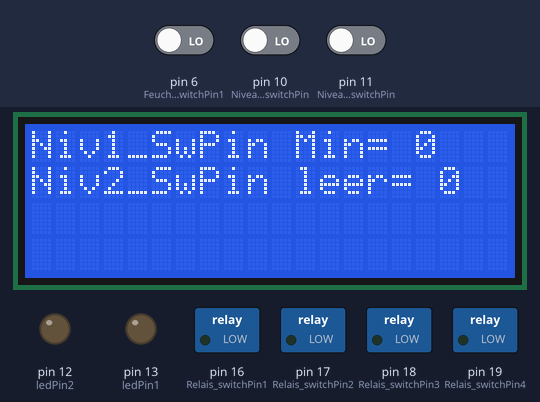
This sketch was run on a simulated Arduino Uno, built with avr-gcc and run on an emulated ATmega328P. Parts: 20×4 character LCD, switched loads named in the sketch (green lamp = pin HIGH), output pins drawn as LEDs (lit = HIGH). Inputs (shaded band) come from the test bench; at power-on: pin 6 (Feucht_Sensor_switchPin1) LOW, pin 10 (Niveau2_switchPin) LOW, pin 11 (Niveau1_switchPin) LOW. Pins used as bus, display or sensor lines are not drawn; what the sketch prints to the serial monitor is not drawn. At 53.5 s the program stops and its outputs stay as they are.

Above: at 1.7 s.
1.8 s: pin 6 (Feucht_Sensor_switchPin1) driven HIGH
At 6.4 s:
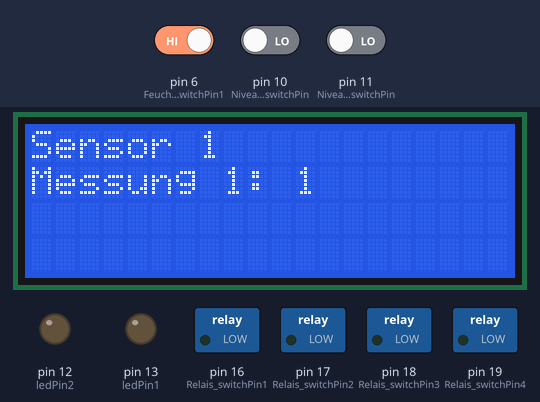
27.6 s: pin 6 (Feucht_Sensor_switchPin1) driven LOW
At 28.1 s:
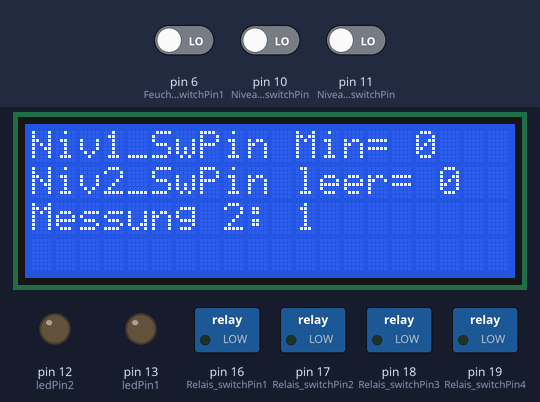
41.6 s: pin 10 (Niveau2_switchPin) driven HIGH and pin 11 (Niveau1_switchPin) driven HIGH
At 50.8 s:
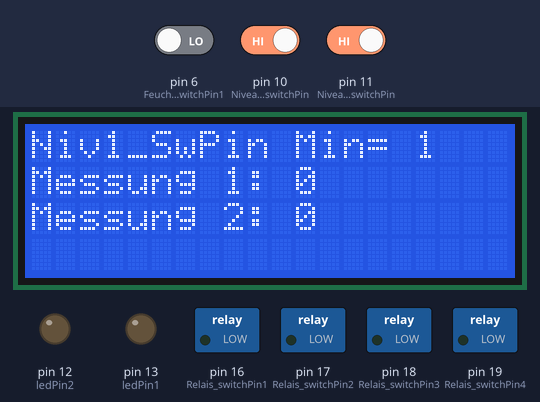
Timing chart, 0 to 54.5 s (numbered marks = the images above; inputs shaded):
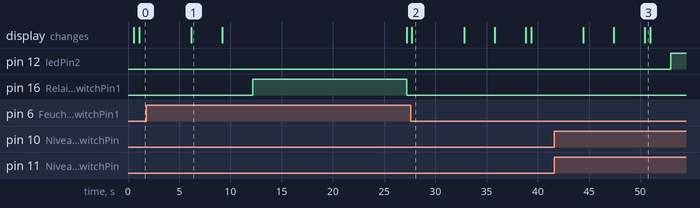

Measured:
- after the input at 1.8 s, pin 16 (Relais_switchPin1): LOW → HIGH after 10.4 s, → LOW 15.0 s later
- after the input at 27.6 s, pin 16 (Relais_switchPin1): stays LOW (without the input it goes to HIGH after 11.2 s)
- after the input at 41.6 s, pin 12 (ledPin2): LOW → HIGH after 11.4 s
- what the display in image 1 shows lasts 3.0 s, from 6.2 s to 9.2 s
- what the display in image 2 shows lasts 5.1 s, from 27.7 s to 32.8 s
- what the display in image 3 shows lasts 0.5 s, from 50.5 s to 51.0 s

The sketch:

Bewaesserung__V.08_mit_1_Senor_und_1_Relais.ino
```cpp
/*
  GENERATED mit ChatGPT mit Anpassungen für Erweiterungen
  The program first defines the pins used for the LED and the Niveau1_switch.
  In the setup() function, the LED pin is set to output, and the Niveau1_switch pin is set to input.
  In the loop() function, the program reads the current state of the Niveau1_switch.
  If the Niveau1_switch is triggered (i.e., its state is HIGH), the program turns on the LED, waits
  for 500ms using the delay() function, turns off the LED, and waits for another 500ms.
  The program then repeats this sequence until the Niveau1_witch is triggered again.
*/

#include <Wire.h>               // Wire Bibliothek hochladen f. Serial.print()
#include <LiquidCrystal_I2C.h>  // Vorher hinzugefügte LiquidCrystal_I2C by Frank Brabanda einbinden

const char blank_line_20[] = "                    "; // Konstante für das Löschen einer kompletten Zeile im Dislay

// Objekt lcd erzeugen an Adresse 0x27 mit 20 Zeichen und 4 Zeilen
LiquidCrystal_I2C lcd(0x27, 20, 4);


/* Arduino Pins
  Arduino Ausgangs Pins zu der Relaiskarte = Pins A2, A3, A4, A5 (16,17,18,19); Ausgänge Arduino = LOW --> Relais Spule = HIGH,
  und Relais-Ausgang = LOW (Normally Connected) ACHTUNG : Arduino Ausgänge mit Pulldown-Widerständen versehen!!!
*/
int Relais_switchPin1 = 16; // A2, Arduino-Pin low --> keine Spannung am Relais-Ausgang
int Relais_switchPin2 = 17; // A3, Arduino-Pin low --> keine Spannung am Relais-Ausgang
int Relais_switchPin3 = 18; // A4, Arduino-Pin low --> keine Spannung am Relais-Ausgang
int Relais_switchPin4 = 19; // A5, Arduino-Pin low --> keine Spannung am Relais-Ausgang

int ledPin1 = 13;            // LED connected to digital pin 13 (Niveau minimum)
int ledPin2 = 12;            // LED connected to digital pin 12 (Niveau leer)
int Niveau1_switchPin = 11;  // Niveau1_switch connected to digital pin 2  (Minimum Niveau)
int Niveau2_switchPin = 10;  // Niveau2_switch connected to digital pin 3 (leer)


// Arduino-Ausgangs-Pins Spannung für Feuchtigkeitssensoren mit Pulldown-Widerständen
int Feucht_Sensor_SpannungPin1 = 2;
int Feucht_Sensor_SpannungPin2 = 3;
int Feucht_Sensor_SpannungPin3 = 4;
int Feucht_Sensor_SpannungPin4 = 5;

// Arduino Eingangs-Pins der Feuchtigkeitssensoren
int Feucht_Sensor_switchPin1 = 6;
int Feucht_Sensor_switchPin2 = 7;
int Feucht_Sensor_switchPin3 = 8;
int Feucht_Sensor_switchPin4 = 9;

// Ausgelesene Werte der Feuchtigkeitssensoren 1...4 und Zweit-Auslesungen
int Feucht_Sensor_Value1 = 0;
int Feucht_Sensor_Value1_neu = 0; // Variable zum temporären Speichern des zweiten Auslesewertes
int Feucht_Sensor_Value2 = 0;
int Feucht_Sensor_Value2_neu = 0; // Variable zum temporären Speichern des zweiten Auslesewertes
int Feucht_Sensor_Value3 = 0;
int Feucht_Sensor_Value3_neu = 0; // Variable zum temporären Speichern des zweiten Auslesewertes
int Feucht_Sensor_Value4 = 0;
int Feucht_Sensor_Value4_neu = 0; // Variable zum temporären Speichern des zweiten Auslesewertes


int Pause_nach_Spannung = 3000; // Pause nach Einschalten der Spannung
int Pause_fuer_Pumpzeit = 15000; // Zeit,wie lange eine Pumoe eingeschaltet ist


void setup() {

  // Parameter für Serial-Monitor
  Serial.begin(115200);
  Serial.println("Start");
  delay(500);

  // Initialisieren der Arduino analog-Pins A2 - A5 als Output-Pins (Pins 16, 17, 18, 19)
  pinMode(Relais_switchPin1, OUTPUT);
  pinMode(Relais_switchPin2, OUTPUT);
  pinMode(Relais_switchPin3, OUTPUT);
  pinMode(Relais_switchPin4, OUTPUT);

  // Niveau-Schalter und Niveau-LEDs initialisieren
  pinMode(ledPin1, OUTPUT);           // sets the digital pin 13 as output (Minimum)
  pinMode(ledPin2, OUTPUT);           // sets the digital pin 13 as output (Minimum)
  pinMode(Niveau1_switchPin, INPUT);  // sets the digital pin 2 (Minimum Niveau) as input
  pinMode(Niveau2_switchPin, INPUT);  // sets the digital pin 3 (leer) as input

  //Arduino-Spannungs-Pins zu Feuchtgikeitssensoren als OUTPUT definieren
  pinMode(Feucht_Sensor_SpannungPin1, OUTPUT);
  pinMode(Feucht_Sensor_SpannungPin2, OUTPUT);
  pinMode(Feucht_Sensor_SpannungPin3, OUTPUT);
  pinMode(Feucht_Sensor_SpannungPin4, OUTPUT);

  // und auf LOW setzen
  digitalWrite(Feucht_Sensor_SpannungPin1, LOW);
  digitalWrite(Feucht_Sensor_SpannungPin2, LOW);
  digitalWrite(Feucht_Sensor_SpannungPin3, LOW);
  digitalWrite(Feucht_Sensor_SpannungPin4, LOW);

  // Variablen zum Auslesen des Feuchtigkeitsfühlers und der Zweit-Auslesungen auf 0 (Feucht) setzen:
  Feucht_Sensor_Value1 = 0;
  Feucht_Sensor_Value1_neu = 0;
  Feucht_Sensor_Value2 = 0;
  Feucht_Sensor_Value2_neu = 0;
  Feucht_Sensor_Value3 = 0;
  Feucht_Sensor_Value3_neu = 0;
  Feucht_Sensor_Value4 = 0;
  Feucht_Sensor_Value4_neu = 0;

  // Relais alle auf LOW schalten
  digitalWrite(Relais_switchPin1, LOW);
  digitalWrite(Relais_switchPin2, LOW);
  digitalWrite(Relais_switchPin3, LOW);
  digitalWrite(Relais_switchPin4, LOW);

  lcd.init();       // Im Setup wird das LCD-Display gestartet
  lcd.backlight();  // Hintergrundbeleuchtung einschalten (0 schaltet die Beleuchtung aus).
} // ENde von SETUP


void loop() {
  // read the state of the Niveau1_switch (MINIMUM) and Niveau2_switch (leer)
  int switchState1 = digitalRead(Niveau1_switchPin);  // Niveau minimum
  int switchState2 = digitalRead(Niveau2_switchPin);  // Niveau leer

  lcd.setCursor(0, 0);
  lcd.print("Niv1_SwPin Min= ");
  lcd.print(switchState1);
  delay(500);

  lcd.setCursor(0,1);
  lcd.print("Niv2_SwPin leer= ");
  lcd.print(switchState2);
  delay(2000);


  // If the Niveau2_switch is triggered (Niveau leer)
  if (switchState2 == HIGH) {
    digitalWrite(ledPin1, LOW);   // turn off the LED1 (Minimum)
    digitalWrite(ledPin2, HIGH);  // turn on the LED2 (leer)
    Serial.println("In Niveau = leer");
    delay(500);
    exit(0);  // Programmabbruch
  }

  // if the Niveau1_switch is triggered (Niveau Minimum)
  if (switchState1 == HIGH) {
    digitalWrite(ledPin1, HIGH);  // turn on the LED1 (Minimum)
  } else {
    digitalWrite(ledPin1, LOW);  // turn off the LED1 (Minimum)
  }                              // Ende von IF Niveau == minimum

  // ***** HIER JETZT DIE RESTLICHEN ROUTINEN FÜR FEUCHTIGKEITSSENSOREN UND PUMPEN EINFÜGEN *****

  /* ABLAUF:
  1) Spannung auf Feuchtigkeitssensor 1...4
  2) 3 Sekunden warten
  3) Feuchtigkeitsfühler 1...4 auslesen und Wert zwischenspeichern
  4) 3 Sekunden Warten
  5) Feuchtigkeitsfühler 1...4 erneut auslesen und Wert zwischenspeichern
  6) Spannung vom Feuchtigkeitsfühler x abschalten
  7) Beide Werte sind 0 (feucht) --> nichts machen, weiter im Ablauf
  8) Beide Werte sind 1 (zu trocken) --> zugehörige Pumpe 1...4 einschalten
  9) Pumpe 1...4 15 Sekundne laufen lassen
  10) Pumpe 1...4 abschalten
  11) Spannung vom Feuchtifkeitssensor 1...4 abschalten
  12) 5 Minuten Pause dan von vorne
*/
  // 1) Spannung auf Feuchtigkeitssensor 1
  digitalWrite(Feucht_Sensor_SpannungPin1, HIGH);

  // 2) 3 Sekunden warten nach Einschalten der Spannung
  delay(Pause_nach_Spannung);

  // 3) Feuchtigkeitsfühler 1 auslesen, Wert zwischenspeichern und anzeigen
  Feucht_Sensor_Value1 = digitalRead(Feucht_Sensor_switchPin1);
  lcd.setCursor(0, 0);
  lcd.print(blank_line_20); // Erste Zeile löschen
  lcd.setCursor(0,0);
  lcd.print("Sensor 1"); // ÜBerschrift in Zeile 1 schreiben

  // // Zeilen 2 und 3 löschen
  lcd.setCursor(0, 1);
  lcd.print(blank_line_20); // Zeile 2 löschen
  lcd.setCursor(0, 2);
  lcd.print(blank_line_20); // Zeilen 3 löschen

  //Cursor auf Anfang von Zeile 2 und Wert von Messung 1 ausgeben
  lcd.setCursor(0, 1);
  lcd.print("Messung 1: " );
  lcd.print(Feucht_Sensor_Value1);

  // 4) 3 Sekunden warten warten
  delay(Pause_nach_Spannung);

  // 5) Feuchtigkeitsfühler 1 erneut auslesen, Wert zwischenspeichern und anzeigen
  Feucht_Sensor_Value1_neu = digitalRead(Feucht_Sensor_switchPin1);

  //Cursor auf Anfang von Zeile 3 und Wert der Zweitmessung ausgeben
  lcd.setCursor(0, 2);
  lcd.print("Messung 2: " );
  lcd.print(Feucht_Sensor_Value1_neu);

  // 4) und wieder 3 Sekunden warten warten
  delay(Pause_nach_Spannung);

  //5a) Spannung vom Feuchtigkeitsfühler x abschalten
  digitalWrite(Feucht_Sensor_SpannungPin1, LOW);

// ************* Bishierhhin gecheckt *************************************

  // 6) Die beiden zwischengespeicherten Werte sind ungleich --> noch eine Messung

  // 8) Beide Werte sind 1??? (zu trocken) --> zugehörige Pumpe 1...4 einschalten
  if (Feucht_Sensor_Value1 == HIGH && Feucht_Sensor_Value1_neu == HIGH) { // Wenn beide Werte HIGH sind
    digitalWrite(Relais_switchPin1, HIGH); // Pumpe einschalten

    // 9) Pumpe x 15 Sekunden laufen lassen
    delay(Pause_fuer_Pumpzeit);

    // 10) Pumpe 1...4 abschalten
    digitalWrite(Relais_switchPin1, LOW);
  } // Ende der IF-ABfrage


}
```
